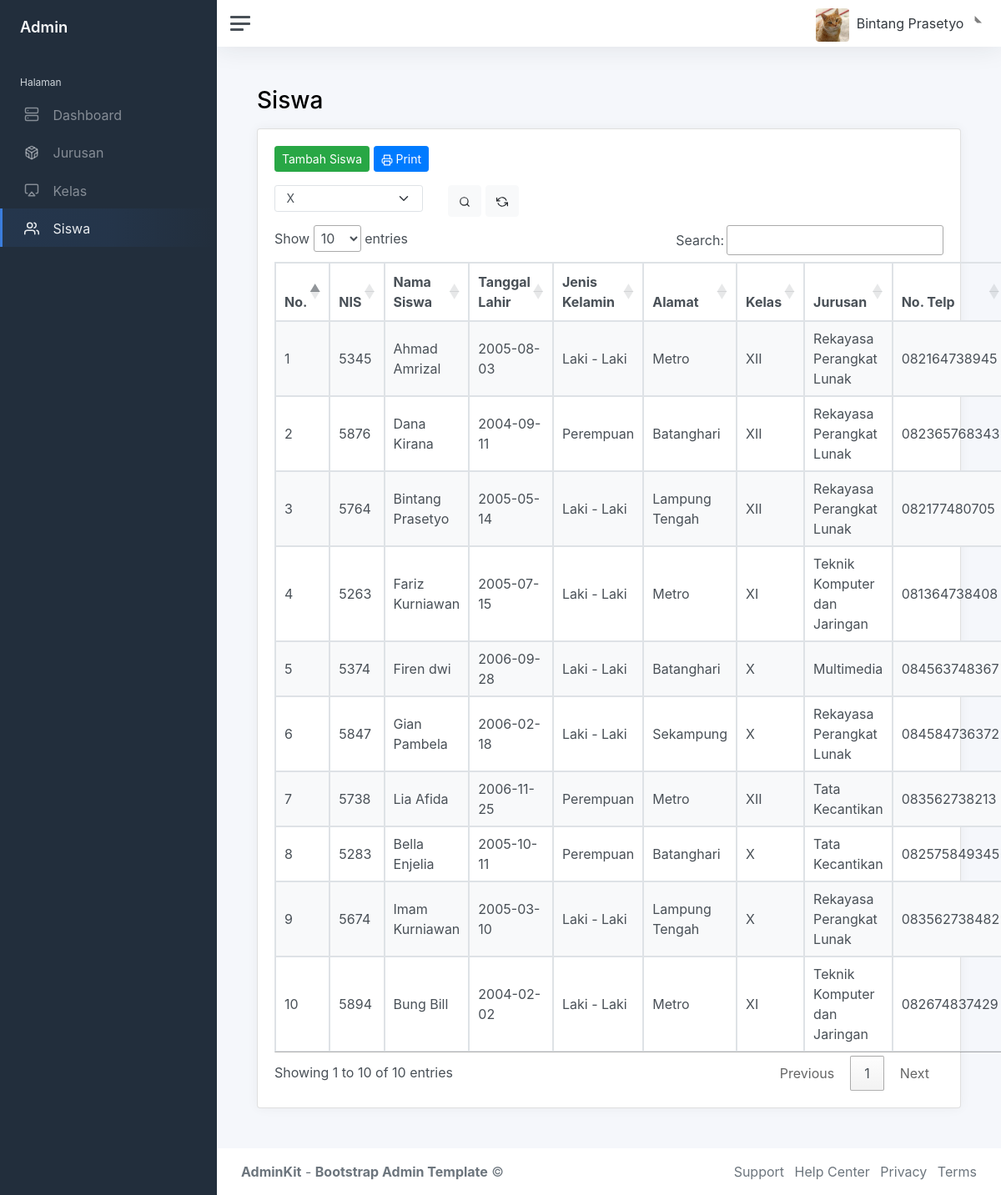
/index.php?page=siswa (signed in), run on the app's committed database.
### tables this page shows
CREATE TABLE `siswa` (
  `id_siswa` int(11) NOT NULL,
  `nis` varchar(255) NOT NULL,
  `nama_siswa` varchar(255) NOT NULL,
  `tanggal_lahir` date NOT NULL,
  `jk` varchar(255) NOT NULL,
  `alamat` text NOT NULL,
  `id_kelas` int(11) NOT NULL,
  `no_telp` varchar(255) NOT NULL
);

CREATE TABLE `kelas` (
  `id_kelas` int(11) NOT NULL,
  `nama_kelas` varchar(255) DEFAULT NULL,
  `id_jurusan` int(11) DEFAULT NULL
);

CREATE TABLE `jurusan` (
  `id_jurusan` int(11) NOT NULL,
  `nama_jurusan` varchar(255) DEFAULT NULL
);

### siswa.php (the view, shortened to what this page needs)
<h1 class="h3 mb-3">Siswa</h1>
<div class="row">
	<div class="col-12">
		<div class="card flex-fill">
			<div class="card-body">
				<a href="?page=tambah-siswa" class="btn btn-success btn-sm mb-3">Tambah Siswa</a>
				<?php
				if (!empty($_POST['kelas'])) {
					?>
						<a href="cetak-siswa.php?kelas=<?php echo $kelas; ?>" class="btn btn-primary btn-sm mb-3" target="_blank"><i data-feather="printer"></i> Print</a>
					<?php
				}else{
					?>
						<a href="cetak-siswa.php" class="btn btn-primary btn-sm mb-3" target="_blank"><i data-feather="printer"></i> Print</a>
					<?php
				}
				?>
				<form method="post">
					<div class="row">
						<div class="col-sm-3">
							<div class="form-group">
								<select name="kelas" class="form-select">
									<option	value="X" <?php echo isset($_POST['kelas']) == true ? ($_POST['kelas'] == 'X' ? 'selected' : '') : '' ?>>
										X
									</option>
								</select>
							</div>
						</div>
						<div class="col-sm-3">
							<button class="btn btn-light"><i data-feather="search"></i></button>
							<a href="?page=siswa" class="btn btn-light"><i data-feather="refresh-ccw"></i></a>
						</div>
					</div>
				</form>
			<table class="table table-bordered table-striped table-hover" id="siswa">
				<thead>
					<tr>
						<th>No.</th>
						<th>NIS</th>
						<th>Nama Siswa</th>
						<th>Tanggal Lahir</th>
						<th>Jenis Kelamin</th>
						<th>Alamat</th>
						<th>Kelas</th>
						<th>Jurusan</th>
						<th>No. Telp</th>
					</tr>
				</thead>
				<tbody>
					<?php
					if (isset($_POST['kelas'])) {
						$kelas = $_POST['kelas'];
						$query = mysqli_query($connect, "SELECT * FROM siswa INNER JOIN kelas ON siswa.id_kelas=kelas.id_kelas INNER JOIN jurusan ON kelas.id_jurusan=jurusan.id_jurusan WHERE nama_kelas='$kelas' ");
					}else{
						$query = mysqli_query($connect, "SELECT * FROM siswa INNER JOIN kelas ON siswa.id_kelas=kelas.id_kelas INNER JOIN jurusan ON kelas.id_jurusan=jurusan.id_jurusan");
					}
					$i = 1;
					while ($data = mysqli_fetch_array($query)) {
					?>
					<tr>
						<td><?php echo $i; ?></td>
						<td><?php echo $data['nis']; ?></td>
						<td><?php echo $data['nama_siswa']; ?></td>
						<td><?php echo $data['tanggal_lahir']; ?></td>
						<td><?php if ($data['jk'] == 'L') {echo "Laki - Laki";}else{echo "Perempuan";} ?></td>
						<td><?php echo $data['alamat']; ?></td>
						<td><?php echo $data['nama_kelas']; ?></td>
						<td><?php echo $data['nama_jurusan']; ?></td>
						<td><?php echo $data['no_telp']; ?></td>
					</tr>
					<?php
					$i++;
					}
					?>
				</tbody>
			</table>
			</div>
		</div>
	</div>
</div>

### data on the page
siswa: nis "5345", nama_siswa "Ahmad Amrizal", tanggal_lahir "2005-08-03", jk "Laki - Laki", alamat "Metro", id_kelas.nama_kelas "XII", jurusan.nama_jurusan "Rekayasa Perangkat Lunak", no_telp "082164738945"
siswa: nis "5876", nama_siswa "Dana Kirana", tanggal_lahir "2004-09-11", jk "Perempuan", alamat "Batanghari", id_kelas.nama_kelas "XII", jurusan.nama_jurusan "Rekayasa Perangkat Lunak", no_telp "082365768343"
siswa: nis "5764", nama_siswa "Bintang Prasetyo", tanggal_lahir "2005-05-14", jk "Laki - Laki", alamat "Lampung Tengah", id_kelas.nama_kelas "XII", jurusan.nama_jurusan "Rekayasa Perangkat Lunak", no_telp "082177480705"
siswa: nis "5263", nama_siswa "Fariz Kurniawan", tanggal_lahir "2005-07-15", jk "Laki - Laki", alamat "Metro", id_kelas.nama_kelas "XI", jurusan.nama_jurusan "Teknik Komputer dan Jaringan", no_telp "081364738408"
siswa: nis "5374", nama_siswa "Firen dwi", tanggal_lahir "2006-09-28", jk "Laki - Laki", alamat "Batanghari", id_kelas.nama_kelas "X", jurusan.nama_jurusan "Multimedia", no_telp "084563748367"
siswa: nis "5847", nama_siswa "Gian Pambela", tanggal_lahir "2006-02-18", jk "Laki - Laki", alamat "Sekampung", id_kelas.nama_kelas "X", jurusan.nama_jurusan "Rekayasa Perangkat Lunak", no_telp "084584736372"
siswa: nis "5738", nama_siswa "Lia Afida", tanggal_lahir "2006-11-25", jk "Perempuan", alamat "Metro", id_kelas.nama_kelas "XII", jurusan.nama_jurusan "Tata Kecantikan", no_telp "083562738213"
siswa: nis "5283", nama_siswa "Bella Enjelia", tanggal_lahir "2005-10-11", jk "Perempuan", alamat "Batanghari", id_kelas.nama_kelas "X", jurusan.nama_jurusan "Tata Kecantikan", no_telp "082575849345"
siswa: nis "5674", nama_siswa "Imam Kurniawan", tanggal_lahir "2005-03-10", jk "Laki - Laki", alamat "Lampung Tengah", id_kelas.nama_kelas "X", jurusan.nama_jurusan "Rekayasa Perangkat Lunak", no_telp "083562738482"
siswa: nis "5894", nama_siswa "Bung Bill", tanggal_lahir "2004-02-02", jk "Laki - Laki", alamat "Metro", id_kelas.nama_kelas "XI", jurusan.nama_jurusan "Teknik Komputer dan Jaringan", no_telp "082674837429"

### other printed values
$_SESSION['user']['nama_user'] "Bintang Prasetyo"
